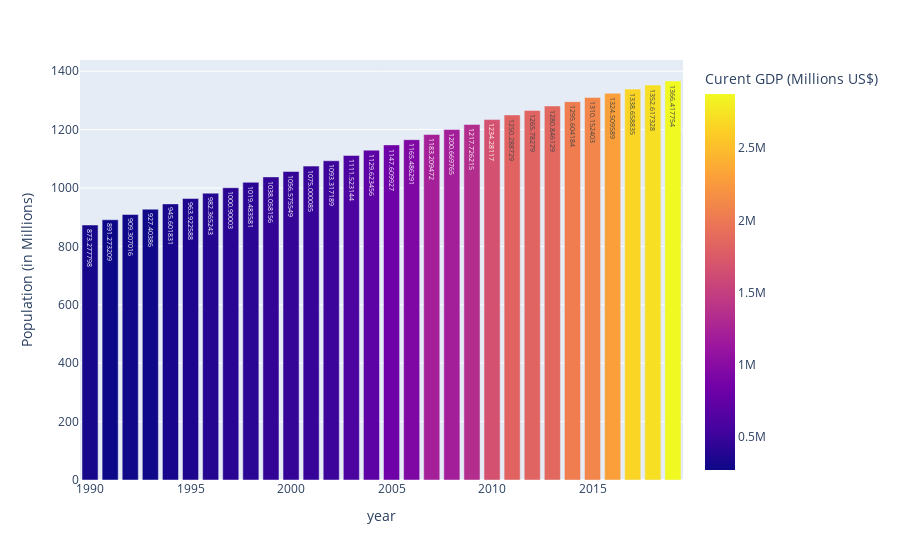

Write notebook code for a chart like this one.
### Code cell
fig = px.bar(df, x='year', y='Population (in Millions)', text='Population (in Millions)',
             color='Curent GDP (Millions US$)')
fig.show()

### Figure 1 — Plotly figure (JSON) as saved in the notebook; plotly's stock layout.template omitted (floating-point values rounded to 4 significant figures)
{"data": [{"alignmentgroup": "True", "hovertemplate": "year=%{x}<br>Population (in Millions)=%{text}<br>Curent GDP (Millions US$)=%{marker.color}<extra></extra>", "legendgroup": "", "marker": {"color": [320979, 270105, 288208, 279296, 327276, 360282, 392897, 415868, 421351, 458820, 468395, 485441, 514938, 607699, 709149, 820382, 940260, 1216740, 1198900, 1341890, 1675620, 1823050, 1827640, 1856720, 2039130, 2103590, 2294800, 2652750, 2713170, 2875140], "coloraxis": "coloraxis"}, "name": "", "offsetgroup": "", "orientation": "v", "showlegend": false, "text": [873.3, 891.3, 909.3, 927.4, 945.6, 963.9, 982.4, 1001.0, 1019.0, 1038.0, 1057.0, 1075.0, 1093.0, 1112.0, 1130.0, 1148.0, 1165.0, 1183.0, 1201.0, 1218.0, 1234.0, 1250.0, 1266.0, 1281.0, 1296.0, 1310.0, 1325.0, 1339.0, 1353.0, 1366.0], "textposition": "auto", "type": "bar", "x": [1990, 1991, 1992, 1993, 1994, 1995, 1996, 1997, 1998, 1999, 2000, 2001, 2002, 2003, 2004, 2005, 2006, 2007, 2008, 2009, 2010, 2011, 2012, 2013, 2014, 2015, 2016, 2017, 2018, 2019], "xaxis": "x", "y": [873.3, 891.3, 909.3, 927.4, 945.6, 963.9, 982.4, 1001.0, 1019.0, 1038.0, 1057.0, 1075.0, 1093.0, 1112.0, 1130.0, 1148.0, 1165.0, 1183.0, 1201.0, 1218.0, 1234.0, 1250.0, 1266.0, 1281.0, 1296.0, 1310.0, 1325.0, 1339.0, 1353.0, 1366.0], "yaxis": "y"}], "layout": {"barmode": "relative", "coloraxis": {"colorbar": {"title": {"text": "Curent GDP (Millions US$)"}}, "colorscale": [[0, "#0d0887"], [0.1111, "#46039f"], [0.2222, "#7201a8"], [0.3333, "#9c179e"], [0.4444, "#bd3786"], [0.5556, "#d8576b"], [0.6667, "#ed7953"], [0.7778, "#fb9f3a"], [0.8889, "#fdca26"], [1, "#f0f921"]]}, "legend": {"tracegroupgap": 0}, "margin": {"t": 60}, "xaxis": {"anchor": "y", "domain": [0, 1], "title": {"text": "year"}}, "yaxis": {"anchor": "x", "domain": [0, 1], "title": {"text": "Population (in Millions)"}}}}
